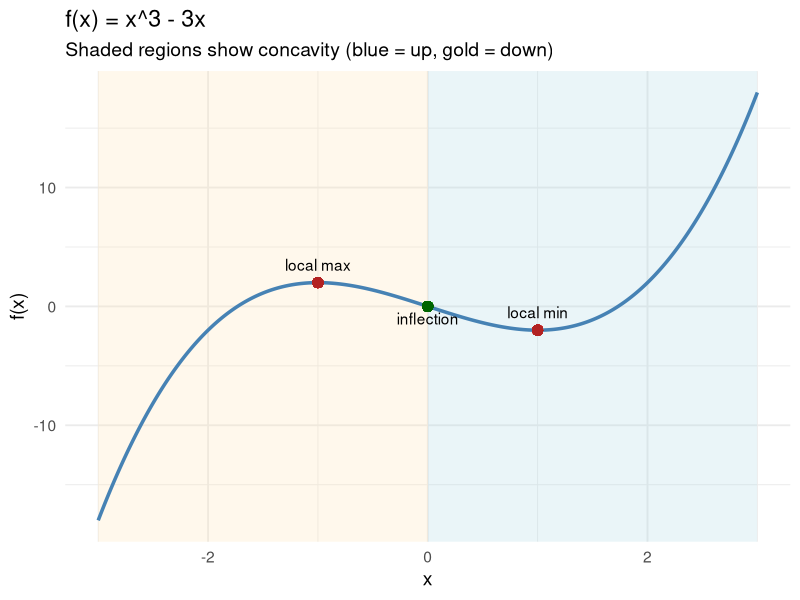
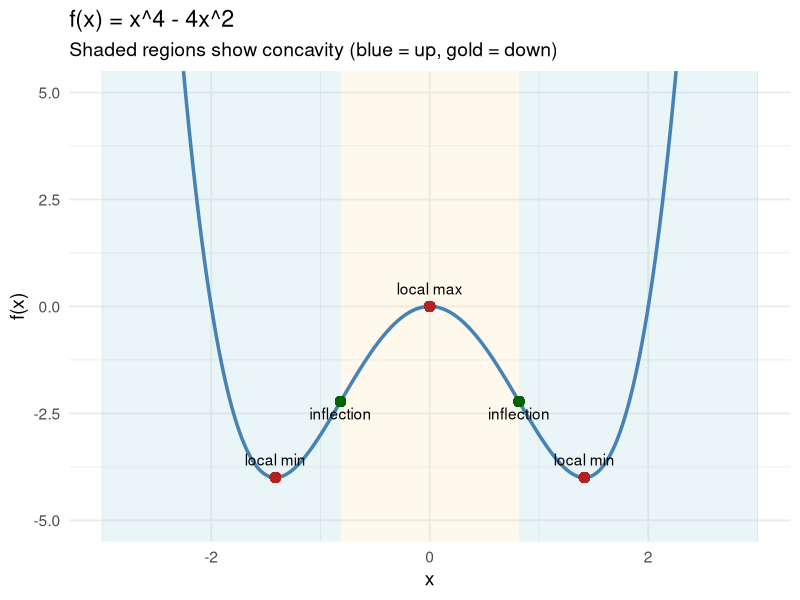
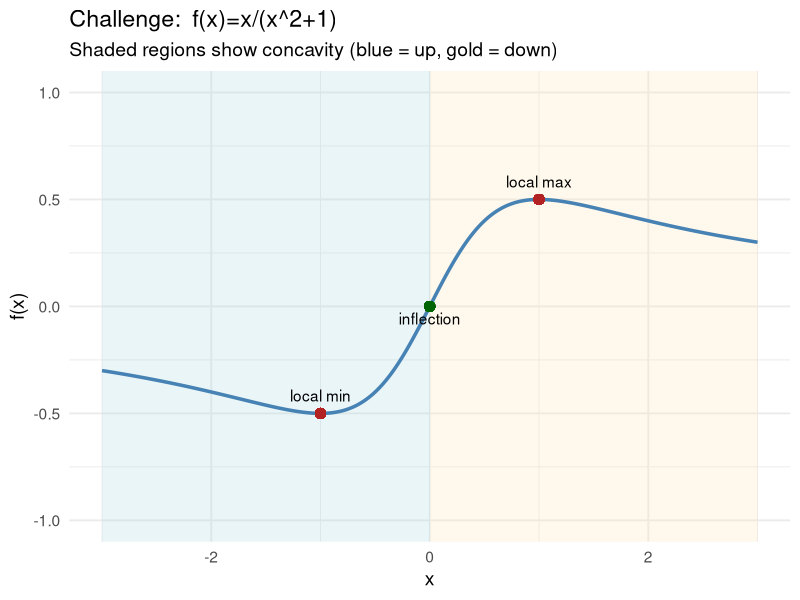
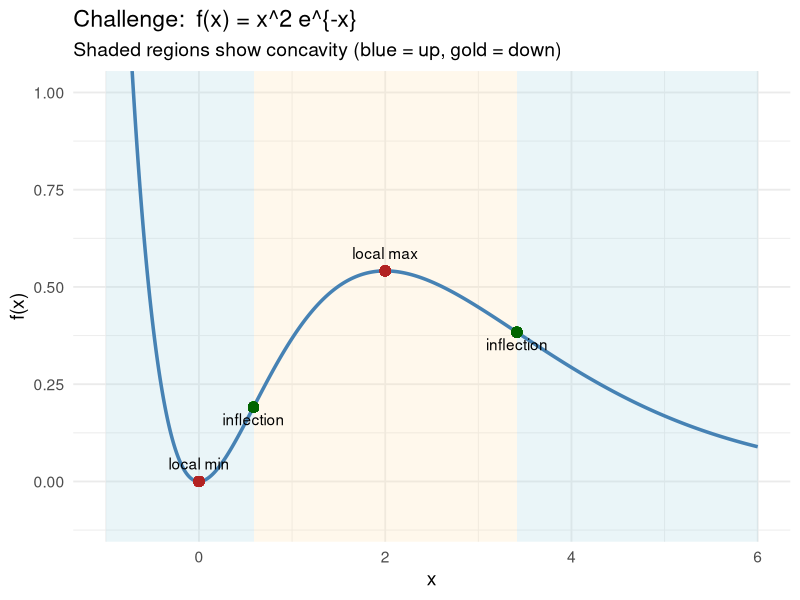
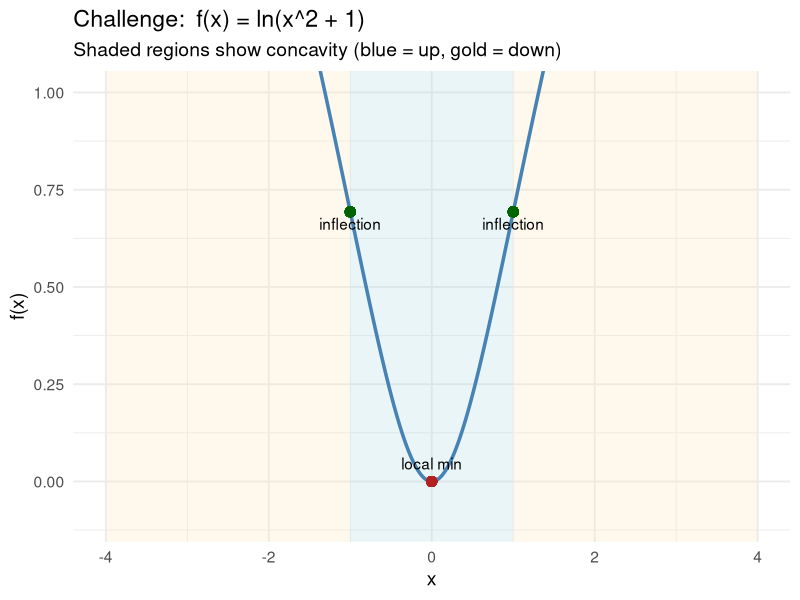
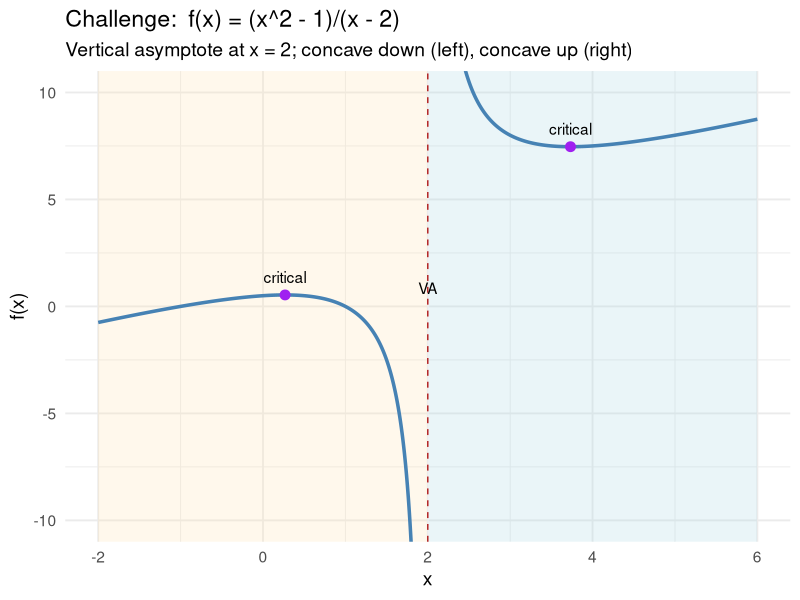
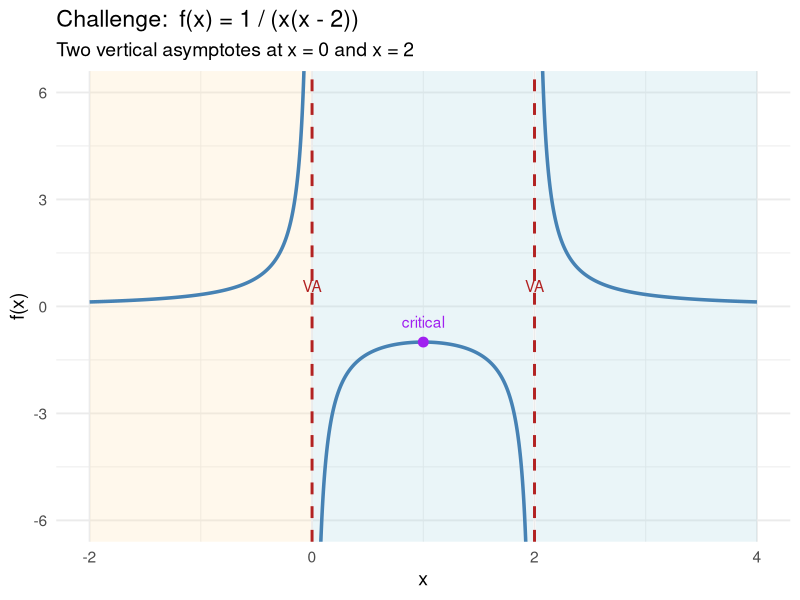
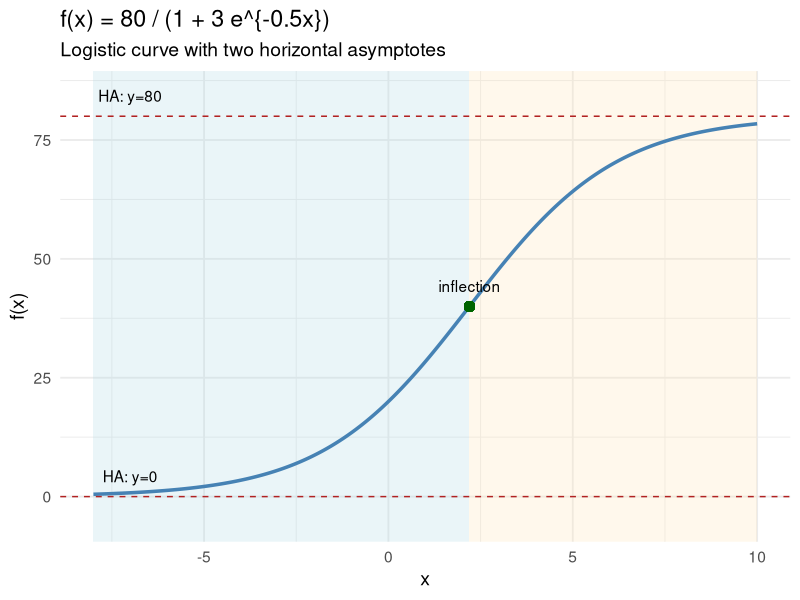

Recreate these plots in R, in order.
## ---- chunk 1
library(ggplot2)
library(dplyr)

# ------------------------
# Adjustable axis limits
# ------------------------
xlim <- c(-3, 3)     # or NULL
ylim <- NULL         # or NULL
# ------------------------

# Function
f <- function(x) x^3 - 3*x

# Critical points
crit1 <- -1
crit2 <- 1

# Inflection point
infl <- 0

# Build data for curve
x_vals <- seq(-3, 3, length.out = 2000)
df <- data.frame(
  x = x_vals,
  y = f(x_vals)
)

# Concavity shading: down → up
shade <- data.frame(
  xmin = c(min(x_vals), infl),
  xmax = c(infl, max(x_vals)),
  concavity = c("down", "up")
)

shade$fill <- ifelse(shade$concavity == "up", "lightblue", "moccasin")

p <- ggplot(df, aes(x, y)) +
  
  # shaded concavity regions
  geom_rect(
    data = shade,
    inherit.aes = FALSE,
    aes(xmin = xmin, xmax = xmax,
        ymin = -Inf, ymax = Inf,
        fill = fill),
    alpha = 0.25
  ) +
  scale_fill_identity() +
  
  # function curve
  geom_line(color = "steelblue", linewidth = 1.2) +
  
  # critical points
  geom_point(aes(x = crit1, y = f(crit1)), color = "firebrick", size = 3) +
  geom_point(aes(x = crit2, y = f(crit2)), color = "firebrick", size = 3) +
  
  annotate("text", x = crit1, y = f(crit1), label = "local max", vjust = -1) +
  annotate("text", x = crit2, y = f(crit2), label = "local min", vjust = -1) +
  
  # inflection
  geom_point(aes(x = infl, y = f(infl)), color = "darkgreen", size = 3) +
  annotate("text", x = infl, y = f(infl), label = "inflection", vjust = 1.5) +
  
  labs(
    title = "f(x) = x^3 - 3x",
    subtitle = "Shaded regions show concavity (blue = up, gold = down)",
    x = "x",
    y = "f(x)"
  ) +
  theme_minimal(base_size = 14)

# Apply axis limits if provided
if (!is.null(xlim) | !is.null(ylim)) {
  p <- p + coord_cartesian(xlim = xlim, ylim = ylim)
}

p

## ---- chunk 2
library(ggplot2)
library(dplyr)

# ------------------------
# Adjustable axis limits
# ------------------------
xlim <- c(-3, 3)     # or NULL
ylim <- c(-5,5)         # or NULL
# ------------------------

# Function
f <- function(x) x^4 - 4*x^2

# Critical points
crit0 <- 0
critL <- -sqrt(2)
critR <-  sqrt(2)

# Inflection points
inflL <- -sqrt(2/3)
inflR <-  sqrt(2/3)

# Build data for curve
x_vals <- seq(-3, 3, length.out = 2000)
df <- data.frame(
  x = x_vals,
  y = f(x_vals)
)

# Concavity shading: up → down → up
shade <- data.frame(
  xmin = c(min(x_vals), inflL, inflR),
  xmax = c(inflL, inflR, max(x_vals)),
  concavity = c("up","down","up")
)

shade$fill <- ifelse(shade$concavity == "up", "lightblue", "moccasin")

p <- ggplot(df, aes(x, y)) +
  
  geom_rect(
    data = shade,
    inherit.aes = FALSE,
    aes(xmin = xmin, xmax = xmax,
        ymin = -Inf, ymax = Inf,
        fill = fill),
    alpha = 0.25
  ) +
  scale_fill_identity() +
  
  geom_line(color = "steelblue", linewidth = 1.2) +
  
  geom_point(aes(x = crit0, y = f(crit0)), color = "firebrick", size = 3) +
  geom_point(aes(x = critL, y = f(critL)), color = "firebrick", size = 3) +
  geom_point(aes(x = critR, y = f(critR)), color = "firebrick", size = 3) +
  annotate("text", x = crit0, y = f(crit0), label = "local max", vjust = -1) +
  annotate("text", x = critL, y = f(critL), label = "local min", vjust = -1) +
  annotate("text", x = critR, y = f(critR), label = "local min", vjust = -1) +
  
  geom_point(aes(x = inflL, y = f(inflL)), color = "darkgreen", size = 3) +
  geom_point(aes(x = inflR, y = f(inflR)), color = "darkgreen", size = 3) +
  annotate("text", x = inflL, y = f(inflL), label = "inflection", vjust = 1.5) +
  annotate("text", x = inflR, y = f(inflR), label = "inflection", vjust = 1.5) +
  
  labs(
    title = "f(x) = x^4 - 4x^2",
    subtitle = "Shaded regions show concavity (blue = up, gold = down)",
    x = "x",
    y = "f(x)"
  ) +
  theme_minimal(base_size = 14)

# Apply axis limits if provided
if (!is.null(xlim) | !is.null(ylim)) {
  p <- p + coord_cartesian(xlim = xlim, ylim = ylim)
}


p

## ---- chunk 3
library(ggplot2)
library(dplyr)

# ------------------------
# Adjustable axis limits
# ------------------------
xlim <- c(-3, 3)     # or NULL
ylim <- c(-1,1)       # or NULL
# ------------------------

f <- function(x) x/(x^2+1)

# Critical points
critL <- -1
critR <-  1

# Inflection point
infl <- 0

# Build data
x_vals <- seq(-3, 3, length.out = 2000)
df <- data.frame(x = x_vals, y = f(x_vals))

# Concavity shading: up → down
shade <- data.frame(
  xmin = c(min(x_vals), infl),
  xmax = c(infl, max(x_vals)),
  concavity = c("up","down")
)
shade$fill <- ifelse(shade$concavity=="up","lightblue","moccasin")

p <- ggplot(df, aes(x, y)) +
  
  geom_rect(
    data = shade,
    inherit.aes = FALSE,
    aes(xmin = xmin, xmax = xmax,
        ymin = -Inf, ymax = Inf,
        fill = fill),
    alpha = 0.25
  ) +
  scale_fill_identity() +
  
  geom_line(color = "steelblue", linewidth = 1.2) +
  
  geom_point(aes(x = critL, y = f(critL)), color = "firebrick", size = 3) +
  geom_point(aes(x = critR, y = f(critR)), color = "firebrick", size = 3) +
  annotate("text", x = critL, y = f(critL), label = "local min", vjust = -1) +
  annotate("text", x = critR, y = f(critR), label = "local max", vjust = -1) +
  
  geom_point(aes(x = infl, y = f(infl)), color = "darkgreen", size = 3) +
  annotate("text", x = infl, y = f(infl), label = "inflection", vjust = 1.5) +
  
  labs(
    title = "Challenge:  f(x)=x/(x^2+1)",
    subtitle = "Shaded regions show concavity (blue = up, gold = down)",
    x = "x",
    y = "f(x)"
  ) +
  theme_minimal(base_size = 14)

if (!is.null(xlim) | !is.null(ylim)) {
  p <- p + coord_cartesian(xlim = xlim, ylim = ylim)
}

p
## ---- chunk 4
library(ggplot2)
library(dplyr)

# ------------------------
# Adjustable axis limits
# ------------------------
xlim <- c(-1, 6)     # or NULL
ylim <- c(-0.1,1)      # or NULL
# ------------------------

# Function
f <- function(x) x^2 * exp(-x)

# Critical points
crit1 <- 0
crit2 <- 2

# Inflection points
inflL <- 2 - sqrt(2)
inflR <- 2 + sqrt(2)

# Build data
x_vals <- seq(-1, 6, length.out = 2000)
df <- data.frame(x = x_vals, y = f(x_vals))

# Concavity shading: up → down → up
shade <- data.frame(
  xmin = c(min(x_vals), inflL, inflR),
  xmax = c(inflL, inflR, max(x_vals)),
  concavity = c("up","down","up")
)
shade$fill <- ifelse(shade$concavity=="up","lightblue","moccasin")

p <- ggplot(df, aes(x,y)) +
  
  geom_rect(
    data = shade,
    inherit.aes = FALSE,
    aes(xmin=xmin, xmax=xmax,
        ymin=-Inf, ymax=Inf,
        fill=fill),
    alpha=0.25
  ) +
  scale_fill_identity() +
  
  geom_line(color="steelblue", linewidth=1.2) +
  
  geom_point(aes(x=crit1, y=f(crit1)), color="firebrick", size=3) +
  geom_point(aes(x=crit2, y=f(crit2)), color="firebrick", size=3) +
  annotate("text", x=crit1, y=f(crit1), label="local min", vjust=-1) +
  annotate("text", x=crit2, y=f(crit2), label="local max", vjust=-1) +
  
  geom_point(aes(x=inflL, y=f(inflL)), color="darkgreen", size=3) +
  geom_point(aes(x=inflR, y=f(inflR)), color="darkgreen", size=3) +
  annotate("text", x=inflL, y=f(inflL), label="inflection", vjust=1.5) +
  annotate("text", x=inflR, y=f(inflR), label="inflection", vjust=1.5) +
  
  labs(
    title="Challenge:  f(x) = x^2 e^{-x}",
    subtitle="Shaded regions show concavity (blue = up, gold = down)",
    x="x",
    y="f(x)"
  ) +
  theme_minimal(base_size=14)

if (!is.null(xlim) | !is.null(ylim)) {
  p <- p + coord_cartesian(xlim=xlim, ylim=ylim)
}

p
## ---- chunk 5
library(ggplot2)
library(dplyr)

# ------------------------
# Adjustable axis limits
# ------------------------
xlim <- c(-4, 4)     # or NULL
ylim <- c(-0.1,1)         # or NULL
# ------------------------

# Function
f <- function(x) log(x^2 + 1)

# Critical point
crit <- 0

# Inflection points
inflL <- -1
inflR <- 1

# Build data
x_vals <- seq(-4, 4, length.out = 2000)
df <- data.frame(x = x_vals, y = f(x_vals))

# Concavity shading: down → up → down
shade <- data.frame(
  xmin = c(min(x_vals), inflL, inflR),
  xmax = c(inflL, inflR, max(x_vals)),
  concavity = c("down","up","down")
)
shade$fill <- ifelse(shade$concavity=="up","lightblue","moccasin")

p <- ggplot(df, aes(x,y)) +
  
  geom_rect(
    data = shade,
    inherit.aes = FALSE,
    aes(xmin=xmin, xmax=xmax, ymin=-Inf, ymax=Inf, fill=fill),
    alpha=0.25
  ) +
  scale_fill_identity() +
  
  geom_line(color="steelblue", linewidth=1.2) +
  
  geom_point(aes(x=crit, y=f(crit)), color="firebrick", size=3) +
  annotate("text", x=crit, y=f(crit), label="local min", vjust=-1) +
  
  geom_point(aes(x=inflL, y=f(inflL)), color="darkgreen", size=3) +
  geom_point(aes(x=inflR, y=f(inflR)), color="darkgreen", size=3) +
  annotate("text", x=inflL, y=f(inflL), label="inflection", vjust=1.5) +
  annotate("text", x=inflR, y=f(inflR), label="inflection", vjust=1.5) +
  
  labs(
    title="Challenge:  f(x) = ln(x^2 + 1)",
    subtitle="Shaded regions show concavity (blue = up, gold = down)",
    x="x",
    y="f(x)"
  ) +
  theme_minimal(base_size=14)

if (!is.null(xlim) | !is.null(ylim)) {
  p <- p + coord_cartesian(xlim=xlim, ylim=ylim)
}

p
## ---- chunk 6
library(ggplot2)
library(dplyr)

# ------------------------
# Adjustable axis limits
# ------------------------
xlim <- c(-2, 6)     # or NULL
ylim <- c(-10, 10)         # or NULL
# ------------------------

# Function
f <- function(x) (x^2 - 1)/(x - 2)

# Critical points
crit1 <- 2 - sqrt(3)
crit2 <- 2 + sqrt(3)

# Build domain pieces (split at asymptote)
x_vals_left  <- seq(xlim[1], 1.99, length.out=1500)
x_vals_right <- seq(2.01, xlim[2], length.out=1500)

df_left  <- data.frame(x = x_vals_left,  y = f(x_vals_left))
df_right <- data.frame(x = x_vals_right, y = f(x_vals_right))

# Concavity shading
shade <- data.frame(
  xmin = c(xlim[1], 2.01),
  xmax = c(1.99,    xlim[2]),
  concavity = c("down","up")
)
shade$fill <- ifelse(shade$concavity=="up","lightblue","moccasin")

p <- ggplot() +
  geom_rect(
    data=shade,
    inherit.aes=FALSE,
    aes(xmin=xmin, xmax=xmax, ymin=-Inf, ymax=Inf, fill=fill),
    alpha=0.25
  ) +
  scale_fill_identity() +
  
  geom_line(data=df_left,  aes(x,y), color="steelblue", linewidth=1.2) +
  geom_line(data=df_right, aes(x,y), color="steelblue", linewidth=1.2) +
  
  geom_vline(xintercept=2, linetype="dashed", color="firebrick") +
  annotate("text", x=2, y=0, label="VA", vjust=-1) +
  
  geom_point(aes(x=crit1, y=f(crit1)), color="purple", size=3) +
  geom_point(aes(x=crit2, y=f(crit2)), color="purple", size=3) +
  annotate("text", x=crit1, y=f(crit1), label="critical", vjust=-1) +
  annotate("text", x=crit2, y=f(crit2), label="critical", vjust=-1) +
  
  labs(
    title="Challenge:  f(x) = (x^2 - 1)/(x - 2)",
    subtitle="Vertical asymptote at x = 2; concave down (left), concave up (right)",
    x="x",
    y="f(x)"
  ) +
  theme_minimal(base_size=14)

if (!is.null(xlim) | !is.null(ylim)) {
  p <- p + coord_cartesian(xlim=xlim, ylim=ylim)
}

p
## ---- chunk 7
library(ggplot2)
library(dplyr)

# ------------------------
# Adjustable axis limits
# ------------------------
xlim <- c(-2, 4)
ylim <- c(-6, 6)
# ------------------------

# Function
f <- function(x) 1/(x*(x-2))

# First derivative critical point
crit <- 1

# "Inflection" points = sign changes in f'' across asymptotes
infl1 <- 0.5   # chosen to match visual midpoint between 0 and 1
infl2 <- 1.5   # chosen to match midpoint between 1 and 2

# Domain split at asymptotes 0 and 2
x_left   <- seq(xlim[1], -0.01, length.out = 1200)
x_mid    <- seq(0.01, 1.99,  length.out = 1200)
x_right  <- seq(2.01, xlim[2], length.out = 1200)

df_left  <- data.frame(x = x_left,  y = f(x_left))
df_mid   <- data.frame(x = x_mid,   y = f(x_mid))
df_right <- data.frame(x = x_right, y = f(x_right))

# Concavity shading:
# (-∞,0) concave down
# (0,2) concave up
# (2,∞) concave up
shade <- data.frame(
  xmin = c(xlim[1],   0.01,   2.01),
  xmax = c(-0.01,     1.99,   xlim[2]),
  concavity = c("down","up","up")
)
shade$fill <- ifelse(shade$concavity=="up","lightblue","moccasin")

p <- ggplot() +
  geom_rect(
    data=shade,
    inherit.aes=FALSE,
    aes(xmin=xmin, xmax=xmax, ymin=-Inf, ymax=Inf, fill=fill),
    alpha=0.25
  ) +
  scale_fill_identity() +
  
  geom_line(data=df_left,  aes(x,y), color="steelblue", linewidth=1.2) +
  geom_line(data=df_mid,   aes(x,y), color="steelblue", linewidth=1.2) +
  geom_line(data=df_right, aes(x,y), color="steelblue", linewidth=1.2) +
  
  # Vertical asymptotes
  geom_vline(xintercept=0, linetype="dashed", color="firebrick", linewidth=1) +
  geom_vline(xintercept=2, linetype="dashed", color="firebrick", linewidth=1) +
  annotate("text", x=0, y=0, label="VA", vjust=-1.2, color="firebrick") +
  annotate("text", x=2, y=0, label="VA", vjust=-1.2, color="firebrick") +
  
  # Critical point label
  geom_point(aes(x=crit, y=f(crit)), color="purple", size=3) +
  annotate("text", x=crit, y=f(crit), label="critical", vjust=-1.2, color="purple") +
  
 
  labs(
    title="Challenge:  f(x) = 1 / (x(x - 2))",
    subtitle="Two vertical asymptotes at x = 0 and x = 2",
    x="x", y="f(x)"
  ) +
  theme_minimal(base_size=14)

if (!is.null(xlim) | !is.null(ylim)) {
  p <- p + coord_cartesian(xlim=xlim, ylim=ylim)
}

p


## ---- chunk 8
library(ggplot2)
library(dplyr)

# Adjustable axis limits
xlim <- c(-8, 10)
ylim <- c(-5, 85)

# Function
f <- function(x) 80 / (1 + 3*exp(-0.5*x))

# Inflection point
infl <- 2 * log(3)

# Build data
x_vals <- seq(xlim[1], xlim[2], length.out = 2000)
df <- data.frame(
  x = x_vals,
  y = f(x_vals)
)

# Concavity shading:
# f''(x) proportional to (3e^{-0.5x} - 1)
shade <- data.frame(
  xmin = c(xlim[1], infl),
  xmax = c(infl, xlim[2]),
  concavity = c("up", "down")
)
shade$fill <- ifelse(shade$concavity=="up", "lightblue", "moccasin")

p <- ggplot(df, aes(x, y)) +
  geom_rect(
    data = shade,
    inherit.aes = FALSE,
    aes(xmin=xmin, xmax=xmax,
        ymin=-Inf, ymax=Inf,
        fill=fill),
    alpha=0.25
  ) +
  scale_fill_identity() +
  
  geom_line(color="steelblue", linewidth=1.2) +
  
  geom_point(aes(x=infl, y=f(infl)), color="darkgreen", size=3) +
  annotate("text", x=infl, y=f(infl), label="inflection", vjust=-1.2) +
  
  geom_hline(yintercept=0, linetype="dashed", color="firebrick") +
  annotate("text", x=xlim[1]+1, y=0, label="HA: y=0", vjust=-1.2) +
  
  geom_hline(yintercept=80, linetype="dashed", color="firebrick") +
  annotate("text", x=xlim[1]+1, y=80, label="HA: y=80", vjust=-1.2) +
  
  labs(
    title="f(x) = 80 / (1 + 3 e^{-0.5x})",
    subtitle="Logistic curve with two horizontal asymptotes",
    x="x",
    y="f(x)"
  ) +
  theme_minimal(base_size=14)

p + coord_cartesian(xlim=xlim, ylim=ylim)
## ---- chunk 9
library(ggplot2)
library(dplyr)

# ------------------------
# Adjustable axis limits
# ------------------------
xlim <- c(-2, 4.5)   # or NULL
ylim <- c(-0.5, 5) # or NULL
# ------------------------

# Challenge 4 function
f <- function(x) exp(x) / (x^2 + 1)

# Inflection points
infl1 <- 2 - sqrt(3)    # ≈ 0.268
infl2 <- 1              # flat point + inflection
infl3 <- 2 + sqrt(3)    # ≈ 3.732

# Build data for the curve
x_vals <- seq(-2, 5, length.out = 2000)
df <- data.frame(
  x = x_vals,
  y = f(x_vals)
)

# Concavity shading: down → up → down → up
shade <- data.frame(
  xmin = c(-2,    infl1, infl2, infl3),
  xmax = c(infl1, infl2, infl3, 5),
  concavity = c("down", "up", "down", "up")
)

shade$fill <- ifelse(shade$concavity == "up", "lightblue", "moccasin")

p <- ggplot(df, aes(x, y)) +
  
  geom_rect(
    data = shade,
    inherit.aes = FALSE,
    aes(xmin = xmin, xmax = xmax,
        ymin = -Inf, ymax = Inf,
        fill = fill),
    alpha = 0.25
  ) +
  scale_fill_identity() +
  
  geom_line(color = "steelblue", linewidth = 1.2) +
  
  geom_point(aes(x = infl1, y = f(infl1)), color = "darkgreen", size = 3) +
  geom_point(aes(x = infl2, y = f(infl2)), color = "darkgreen", size = 3) +
  geom_point(aes(x = infl3, y = f(infl3)), color = "darkgreen", size = 3) +
  
  annotate("text", x = infl1, y = f(infl1), label = "inflection", vjust = 1.5) +
  annotate("text", x = infl2, y = f(infl2), label = "inflection", vjust = 1.5) +
  annotate("text", x = infl3, y = f(infl3), label = "inflection", vjust = 1.5) +
  
  geom_point(aes(x = 1, y = f(1)), color = "firebrick", size = 3) +
  annotate("text", x = 1, y = f(1), label = "flat point", vjust = -1) +
  
  labs(
    title = "f(x) = e^x / (x^2 + 1)",
    subtitle = "Concavity shading (blue = up, gold = down)",
    x = "x",
    y = "f(x)"
  ) +
  
  theme_minimal(base_size = 14)

# Apply adjustable limits if provided
if (!is.null(xlim) | !is.null(ylim)) {
  p <- p + coord_cartesian(xlim = xlim, ylim = ylim)
}

p
